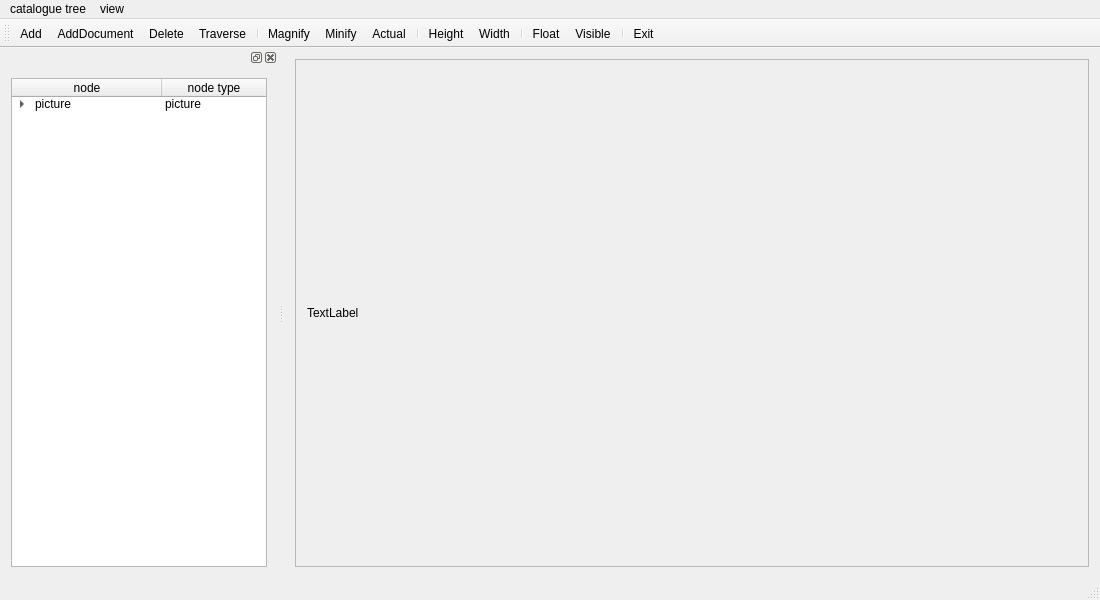
<?xml version="1.0" encoding="UTF-8"?>
<ui version="4.0">
 <class>TreeWidget</class>
 <widget class="QMainWindow" name="TreeWidget">
  <property name="geometry">
   <rect>
    <x>0</x>
    <y>0</y>
    <width>1100</width>
    <height>600</height>
   </rect>
  </property>
  <property name="minimumSize">
   <size>
    <width>1100</width>
    <height>600</height>
   </size>
  </property>
  <property name="windowTitle">
   <string>TreeWidget</string>
  </property>
  <widget class="QWidget" name="centralWidget">
   <layout class="QHBoxLayout" name="horizontalLayout_3">
    <item>
     <widget class="QScrollArea" name="scrollArea">
      <property name="widgetResizable">
       <bool>true</bool>
      </property>
      <widget class="QWidget" name="scrollAreaWidgetContents">
       <property name="geometry">
        <rect>
         <x>0</x>
         <y>0</y>
         <width>817</width>
         <height>505</height>
        </rect>
       </property>
       <layout class="QHBoxLayout" name="horizontalLayout_2">
        <item>
         <widget class="QLabel" name="label">
          <property name="text">
           <string>TextLabel</string>
          </property>
         </widget>
        </item>
       </layout>
      </widget>
     </widget>
    </item>
   </layout>
  </widget>
  <widget class="QMenuBar" name="menuBar">
   <property name="geometry">
    <rect>
     <x>0</x>
     <y>0</y>
     <width>1100</width>
     <height>17</height>
    </rect>
   </property>
   <widget class="QMenu" name="menucatalogue_tree">
    <property name="title">
     <string>catalogue tree</string>
    </property>
    <addaction name="actionAdd"/>
    <addaction name="actionTraverse"/>
    <addaction name="actionAddDocument"/>
    <addaction name="actionDelete"/>
    <addaction name="separator"/>
    <addaction name="actionExit"/>
   </widget>
   <widget class="QMenu" name="menuview">
    <property name="title">
     <string>view</string>
    </property>
    <addaction name="actionMagnify"/>
    <addaction name="actionMinify"/>
    <addaction name="actionVisiable"/>
    <addaction name="separator"/>
    <addaction name="actionHeight"/>
    <addaction name="actionWidth"/>
    <addaction name="separator"/>
    <addaction name="actionVisible"/>
   </widget>
   <addaction name="menucatalogue_tree"/>
   <addaction name="menuview"/>
  </widget>
  <widget class="QToolBar" name="mainToolBar">
   <property name="toolButtonStyle">
    <enum>Qt::ToolButtonTextUnderIcon</enum>
   </property>
   <attribute name="toolBarArea">
    <enum>TopToolBarArea</enum>
   </attribute>
   <attribute name="toolBarBreak">
    <bool>false</bool>
   </attribute>
   <addaction name="actionAdd"/>
   <addaction name="actionAddDocument"/>
   <addaction name="actionDelete"/>
   <addaction name="actionTraverse"/>
   <addaction name="separator"/>
   <addaction name="actionMagnify"/>
   <addaction name="actionMinify"/>
   <addaction name="actionVisiable"/>
   <addaction name="separator"/>
   <addaction name="actionHeight"/>
   <addaction name="actionWidth"/>
   <addaction name="separator"/>
   <addaction name="actionFloat"/>
   <addaction name="actionVisible"/>
   <addaction name="separator"/>
   <addaction name="actionExit"/>
  </widget>
  <widget class="QStatusBar" name="statusBar"/>
  <widget class="QDockWidget" name="dockWidget">
   <property name="minimumSize">
    <size>
     <width>80</width>
     <height>80</height>
    </size>
   </property>
   <attribute name="dockWidgetArea">
    <number>1</number>
   </attribute>
   <widget class="QWidget" name="dockWidgetContents">
    <layout class="QHBoxLayout" name="horizontalLayout">
     <item>
      <widget class="QTreeWidget" name="treeWidget">
       <property name="showDropIndicator" stdset="0">
        <bool>true</bool>
       </property>
       <property name="columnCount">
        <number>2</number>
       </property>
       <attribute name="headerCascadingSectionResizes">
        <bool>false</bool>
       </attribute>
       <attribute name="headerMinimumSectionSize">
        <number>60</number>
       </attribute>
       <attribute name="headerDefaultSectionSize">
        <number>150</number>
       </attribute>
       <attribute name="headerHighlightSections">
        <bool>false</bool>
       </attribute>
       <attribute name="headerShowSortIndicator" stdset="0">
        <bool>true</bool>
       </attribute>
       <attribute name="headerStretchLastSection">
        <bool>true</bool>
       </attribute>
       <column>
        <property name="text">
         <string>node</string>
        </property>
        <property name="textAlignment">
         <set>AlignCenter</set>
        </property>
        <property name="background">
         <color>
          <red>85</red>
          <green>255</green>
          <blue>255</blue>
         </color>
        </property>
       </column>
       <column>
        <property name="text">
         <string>node type</string>
        </property>
        <property name="textAlignment">
         <set>AlignCenter</set>
        </property>
        <property name="background">
         <color>
          <red>255</red>
          <green>255</green>
          <blue>0</blue>
         </color>
        </property>
       </column>
       <item>
        <property name="text">
         <string>picture</string>
        </property>
        <property name="icon">
         <iconset resource="res.qrc">
          <normaloff>:/icons/icons/open3.bmp</normaloff>:/icons/icons/open3.bmp</iconset>
        </property>
        <property name="text">
         <string>picture</string>
        </property>
        <property name="flags">
         <set>ItemIsSelectable|ItemIsDropEnabled|ItemIsUserCheckable|ItemIsEnabled</set>
        </property>
        <item>
         <property name="text">
          <string>New Item</string>
         </property>
         <property name="icon">
          <iconset resource="res.qrc">
           <normaloff>:/icons/icons/15.ico</normaloff>:/icons/icons/15.ico</iconset>
         </property>
         <property name="text">
          <string/>
         </property>
         <item>
          <property name="text">
           <string>picture1</string>
          </property>
          <property name="icon">
           <iconset resource="res.qrc">
            <normaloff>:/icons/icons/31.ico</normaloff>:/icons/icons/31.ico</iconset>
          </property>
          <property name="text">
           <string/>
          </property>
         </item>
        </item>
       </item>
      </widget>
     </item>
    </layout>
   </widget>
  </widget>
  <action name="actionAdd">
   <property name="icon">
    <iconset resource="res.qrc">
     <normaloff>:/icons/icons/folder1.bmp</normaloff>:/icons/icons/folder1.bmp</iconset>
   </property>
   <property name="text">
    <string>Add</string>
   </property>
   <property name="menuRole">
    <enum>QAction::AboutQtRole</enum>
   </property>
  </action>
  <action name="actionAddDocument">
   <property name="icon">
    <iconset resource="res.qrc">
     <normaloff>:/icons/icons/824.bmp</normaloff>:/icons/icons/824.bmp</iconset>
   </property>
   <property name="text">
    <string>AddDocument</string>
   </property>
  </action>
  <action name="actionDelete">
   <property name="icon">
    <iconset resource="res.qrc">
     <normaloff>:/icons/icons/delete1.bmp</normaloff>:/icons/icons/delete1.bmp</iconset>
   </property>
   <property name="text">
    <string>Delete</string>
   </property>
  </action>
  <action name="actionTraverse">
   <property name="icon">
    <iconset resource="res.qrc">
     <normaloff>:/icons/icons/fold.bmp</normaloff>:/icons/icons/fold.bmp</iconset>
   </property>
   <property name="text">
    <string>Traverse</string>
   </property>
  </action>
  <action name="actionMagnify">
   <property name="icon">
    <iconset resource="res.qrc">
     <normaloff>:/icons/icons/418.bmp</normaloff>:/icons/icons/418.bmp</iconset>
   </property>
   <property name="text">
    <string>Magnify</string>
   </property>
  </action>
  <action name="actionMinify">
   <property name="icon">
    <iconset resource="res.qrc">
     <normaloff>:/icons/icons/416.bmp</normaloff>:/icons/icons/416.bmp</iconset>
   </property>
   <property name="text">
    <string>Minify</string>
   </property>
  </action>
  <action name="actionHeight">
   <property name="icon">
    <iconset resource="res.qrc">
     <normaloff>:/icons/icons/422.bmp</normaloff>:/icons/icons/422.bmp</iconset>
   </property>
   <property name="text">
    <string>Height</string>
   </property>
  </action>
  <action name="actionWidth">
   <property name="icon">
    <iconset resource="res.qrc">
     <normaloff>:/icons/icons/424.bmp</normaloff>:/icons/icons/424.bmp</iconset>
   </property>
   <property name="text">
    <string>Width</string>
   </property>
  </action>
  <action name="actionFloat">
   <property name="checkable">
    <bool>true</bool>
   </property>
   <property name="icon">
    <iconset resource="res.qrc">
     <normaloff>:/icons/icons/814.bmp</normaloff>:/icons/icons/814.bmp</iconset>
   </property>
   <property name="text">
    <string>Float</string>
   </property>
  </action>
  <action name="actionVisiable">
   <property name="icon">
    <iconset resource="res.qrc">
     <normaloff>:/icons/icons/414.bmp</normaloff>:/icons/icons/414.bmp</iconset>
   </property>
   <property name="text">
    <string>Actual</string>
   </property>
  </action>
  <action name="actionExit">
   <property name="icon">
    <iconset resource="res.qrc">
     <normaloff>:/icons/icons/exit.bmp</normaloff>:/icons/icons/exit.bmp</iconset>
   </property>
   <property name="text">
    <string>Exit</string>
   </property>
  </action>
  <action name="actionVisible">
   <property name="checkable">
    <bool>true</bool>
   </property>
   <property name="icon">
    <iconset resource="res.qrc">
     <normaloff>:/icons/icons/preview1.bmp</normaloff>:/icons/icons/preview1.bmp</iconset>
   </property>
   <property name="text">
    <string>Visible</string>
   </property>
  </action>
 </widget>
 <layoutdefault spacing="6" margin="11"/>
 <resources>
  <include location="res.qrc"/>
 </resources>
 <connections>
  <connection>
   <sender>actionExit</sender>
   <signal>triggered()</signal>
   <receiver>treeWidget</receiver>
   <slot>close()</slot>
   <hints>
    <hint type="sourcelabel">
     <x>-1</x>
     <y>-1</y>
    </hint>
    <hint type="destinationlabel">
     <x>133</x>
     <y>326</y>
    </hint>
   </hints>
  </connection>
 </connections>
</ui>
